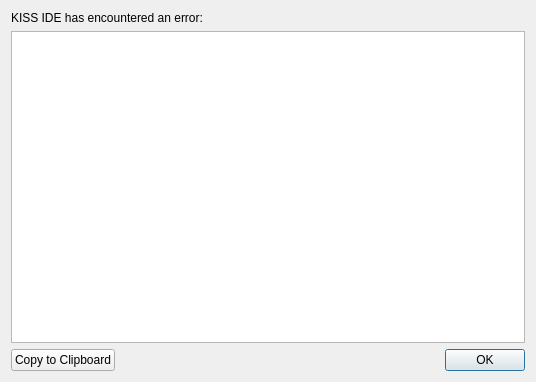
<?xml version="1.0" encoding="UTF-8"?>
<ui version="4.0">
 <class>ErrorDialog</class>
 <widget class="QDialog" name="ErrorDialog">
  <property name="geometry">
   <rect>
    <x>0</x>
    <y>0</y>
    <width>536</width>
    <height>382</height>
   </rect>
  </property>
  <property name="windowTitle">
   <string>Error</string>
  </property>
  <layout class="QVBoxLayout" name="verticalLayout">
   <item>
    <widget class="QLabel" name="ui_label">
     <property name="text">
      <string>KISS IDE has encountered an error:</string>
     </property>
    </widget>
   </item>
   <item>
    <widget class="QTextBrowser" name="ui_error">
     <property name="openExternalLinks">
      <bool>true</bool>
     </property>
     <property name="openLinks">
      <bool>false</bool>
     </property>
    </widget>
   </item>
   <item>
    <layout class="QHBoxLayout" name="horizontalLayout">
     <item>
      <widget class="QPushButton" name="ui_copy">
       <property name="text">
        <string>Copy to Clipboard</string>
       </property>
      </widget>
     </item>
     <item>
      <widget class="QDialogButtonBox" name="ui_buttons">
       <property name="orientation">
        <enum>Qt::Horizontal</enum>
       </property>
       <property name="standardButtons">
        <set>QDialogButtonBox::Ok</set>
       </property>
      </widget>
     </item>
    </layout>
   </item>
  </layout>
 </widget>
 <resources/>
 <connections>
  <connection>
   <sender>ui_buttons</sender>
   <signal>accepted()</signal>
   <receiver>ErrorDialog</receiver>
   <slot>accept()</slot>
   <hints>
    <hint type="sourcelabel">
     <x>248</x>
     <y>254</y>
    </hint>
    <hint type="destinationlabel">
     <x>157</x>
     <y>274</y>
    </hint>
   </hints>
  </connection>
  <connection>
   <sender>ui_buttons</sender>
   <signal>rejected()</signal>
   <receiver>ErrorDialog</receiver>
   <slot>reject()</slot>
   <hints>
    <hint type="sourcelabel">
     <x>316</x>
     <y>260</y>
    </hint>
    <hint type="destinationlabel">
     <x>286</x>
     <y>274</y>
    </hint>
   </hints>
  </connection>
 </connections>
</ui>
